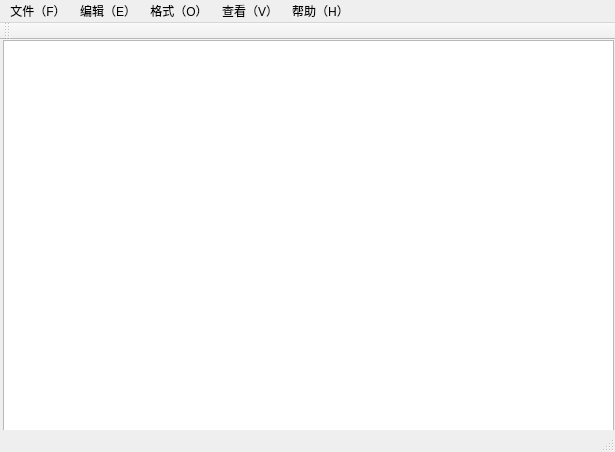
<?xml version="1.0" encoding="UTF-8"?>
<ui version="4.0">
 <class>MainWindow</class>
 <widget class="QMainWindow" name="MainWindow">
  <property name="geometry">
   <rect>
    <x>0</x>
    <y>0</y>
    <width>615</width>
    <height>452</height>
   </rect>
  </property>
  <property name="windowTitle">
   <string>MainWindow</string>
  </property>
  <widget class="QWidget" name="centralWidget">
   <widget class="QTextEdit" name="textEdit">
    <property name="geometry">
     <rect>
      <x>3</x>
      <y>0</y>
      <width>611</width>
      <height>391</height>
     </rect>
    </property>
   </widget>
  </widget>
  <widget class="QMenuBar" name="menuBar">
   <property name="geometry">
    <rect>
     <x>0</x>
     <y>0</y>
     <width>615</width>
     <height>23</height>
    </rect>
   </property>
   <widget class="QMenu" name="menu_F">
    <property name="title">
     <string>文件（F）</string>
    </property>
    <addaction name="newAction"/>
    <addaction name="openAction"/>
    <addaction name="saveAction"/>
    <addaction name="saveAsAction"/>
    <addaction name="action_5"/>
    <addaction name="printAction"/>
    <addaction name="exitAction"/>
   </widget>
   <widget class="QMenu" name="menu_E">
    <property name="title">
     <string>编辑（E）</string>
    </property>
    <addaction name="undoAction"/>
    <addaction name="cutAction"/>
    <addaction name="copyAction"/>
    <addaction name="pasteAction"/>
    <addaction name="deleteAction"/>
    <addaction name="action_F"/>
    <addaction name="action_N"/>
    <addaction name="action_R"/>
    <addaction name="action_G"/>
    <addaction name="action_A"/>
    <addaction name="action_D"/>
   </widget>
   <widget class="QMenu" name="menu_O">
    <property name="title">
     <string>格式（O）</string>
    </property>
    <addaction name="action_W"/>
    <addaction name="action_F_2"/>
   </widget>
   <widget class="QMenu" name="menu_V">
    <property name="title">
     <string>查看（V）</string>
    </property>
    <addaction name="action_S"/>
   </widget>
   <widget class="QMenu" name="menu_H">
    <property name="title">
     <string>帮助（H）</string>
    </property>
    <addaction name="action_H"/>
    <addaction name="action_A_2"/>
   </widget>
   <addaction name="menu_F"/>
   <addaction name="menu_E"/>
   <addaction name="menu_O"/>
   <addaction name="menu_V"/>
   <addaction name="menu_H"/>
  </widget>
  <widget class="QToolBar" name="mainToolBar">
   <attribute name="toolBarArea">
    <enum>TopToolBarArea</enum>
   </attribute>
   <attribute name="toolBarBreak">
    <bool>false</bool>
   </attribute>
  </widget>
  <widget class="QStatusBar" name="statusBar"/>
  <action name="newAction">
   <property name="text">
    <string>新建（N）</string>
   </property>
  </action>
  <action name="openAction">
   <property name="text">
    <string>打开（O）…</string>
   </property>
  </action>
  <action name="saveAction">
   <property name="text">
    <string>保存（S）</string>
   </property>
  </action>
  <action name="saveAsAction">
   <property name="text">
    <string>另存为（A）…</string>
   </property>
  </action>
  <action name="action_5">
   <property name="text">
    <string>页面设置（U）…</string>
   </property>
  </action>
  <action name="printAction">
   <property name="text">
    <string>打印（P）…</string>
   </property>
  </action>
  <action name="exitAction">
   <property name="text">
    <string>退出（X）</string>
   </property>
  </action>
  <action name="undoAction">
   <property name="text">
    <string>撤销（U）</string>
   </property>
  </action>
  <action name="cutAction">
   <property name="text">
    <string>剪切（T）</string>
   </property>
  </action>
  <action name="copyAction">
   <property name="text">
    <string>复制（C）</string>
   </property>
  </action>
  <action name="pasteAction">
   <property name="text">
    <string>粘贴（P）</string>
   </property>
  </action>
  <action name="deleteAction">
   <property name="text">
    <string>删除（L）</string>
   </property>
  </action>
  <action name="action_F">
   <property name="text">
    <string>查找（F）…</string>
   </property>
  </action>
  <action name="action_N">
   <property name="text">
    <string>查找下一个（N）</string>
   </property>
  </action>
  <action name="action_R">
   <property name="text">
    <string>替换（R）…</string>
   </property>
  </action>
  <action name="action_G">
   <property name="text">
    <string>转到（G）…</string>
   </property>
  </action>
  <action name="action_A">
   <property name="text">
    <string>全选（A）</string>
   </property>
  </action>
  <action name="action_D">
   <property name="text">
    <string>时间/日期（D）</string>
   </property>
  </action>
  <action name="action_W">
   <property name="text">
    <string>√自动换行（W）</string>
   </property>
  </action>
  <action name="action_F_2">
   <property name="text">
    <string>字体（F）…</string>
   </property>
  </action>
  <action name="action_S">
   <property name="text">
    <string>状态栏（S）</string>
   </property>
  </action>
  <action name="action_H">
   <property name="text">
    <string>查看帮助（H）</string>
   </property>
  </action>
  <action name="action_A_2">
   <property name="text">
    <string>关于记事本（A）</string>
   </property>
  </action>
 </widget>
 <layoutdefault spacing="6" margin="11"/>
 <resources/>
 <connections/>
</ui>
